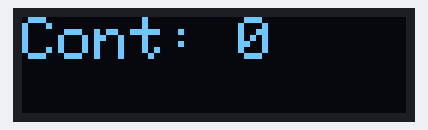
A program run on a simulated STM32 Nucleo. On the bench: 128×32 one-colour display.

Above: at 0.1 s.
At 4.1 s:
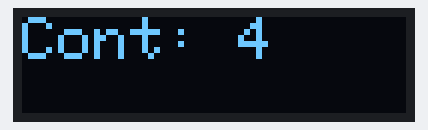
At 9.2 s:
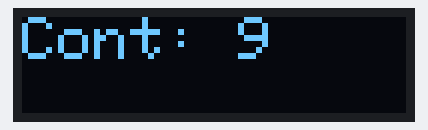
At 19.3 s:
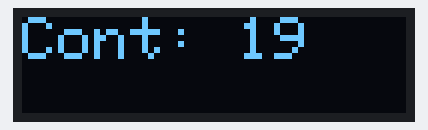
At 28.5 s:
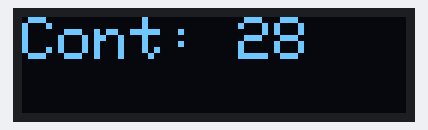
At 38.6 s:
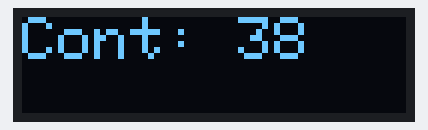

Measured:
- what the display in image 1 shows lasts 1.0 s, from 4.1 s to 5.1 s

The program:

main.cpp
```cpp
#include <Arduino.h>
#include <Wire.h>
#include <Adafruit_GFX.h>
#include <Adafruit_SSD1306.h>

#define SCREEN_WIDTH 128
#define SCREEN_HEIGHT 32
#define OLED_RESET    -1
#define SCREEN_ADDRESS 0x3C

Adafruit_SSD1306 display(SCREEN_WIDTH, SCREEN_HEIGHT, &Wire, OLED_RESET);

int contador = 0;

void setup() {
  Serial.begin(115200);

  if (!display.begin(SSD1306_SWITCHCAPVCC, SCREEN_ADDRESS)) {
    Serial.println("Fallo al iniciar pantalla SSD1306");
    for(;;);
  }

  display.clearDisplay();
}

void loop() {
  display.clearDisplay();          // Borra pantalla
  display.setTextSize(2);
  display.setTextColor(SSD1306_WHITE);
  display.setCursor(0, 0);

  display.print("Cont: ");
  display.println(contador);

  display.display();               // Actualiza pantalla

  contador++;
  delay(1000);                     // Espera 1 segundo
}
```
